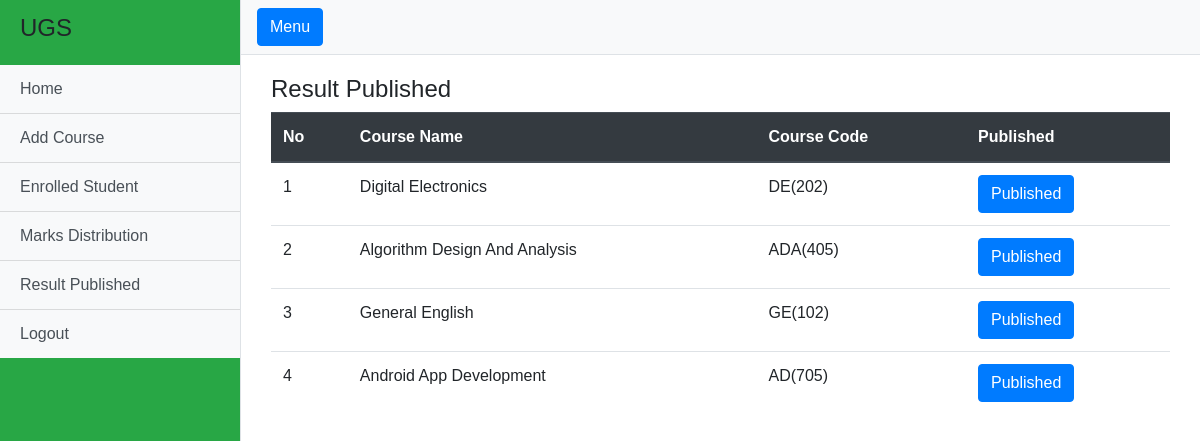
Screenshot of /admin/sent_result.php (signed in) with the database file from the repository.
### tables this page shows
CREATE TABLE IF NOT EXISTS `marks_distribution` (
  `id` int(11) NOT NULL AUTO_INCREMENT,
  `student_id` int(11) NOT NULL,
  `course_id` int(11) NOT NULL,
  `class_attendacne` int(11) NOT NULL DEFAULT 0,
  `home_work` int(11) NOT NULL DEFAULT 0,
  `class_test` int(11) NOT NULL DEFAULT 0,
  `mid_term` int(11) NOT NULL DEFAULT 0,
  `final` int(11) NOT NULL DEFAULT 0,
  `published` int(11) NOT NULL,
  PRIMARY KEY (`id`)
);

CREATE TABLE IF NOT EXISTS `course` (
  `id` int(11) NOT NULL AUTO_INCREMENT,
  `name` varchar(30) NOT NULL,
  `code` varchar(10) NOT NULL,
  `semester` int(11) NOT NULL,
  `avail` int(11) NOT NULL,
  PRIMARY KEY (`id`)
);

### admin/sent_result.php (the view, shortened to what this page needs)
<?php
require_once ("../libs/conn.php");
?>
<!DOCTYPE html>
<html lang="en">
<head>
  <link href="vendor/bootstrap/css/bootstrap.min.css" rel="stylesheet">
  <link href="css/simple-sidebar.css" rel="stylesheet">
</head>
<body style="font-family: 'SolaimanLipi', Arial, sans-serif !important;" >
  <div class="d-flex" id="wrapper">
    <?php include("sidebar.php");?>
    <div id="page-content-wrapper">
      <nav  class="navbar navbar-expand-lg navbar-light bg-light border-bottom" >
        <button class="btn btn-primary" id="menu-toggle">Menu</button>
      </nav>
      <div class="container-fluid">
          <div class="container">
                    <h4 style="margin-top: 20px;">Result Published</h4>
                    <table id="t_table" class="table" >
                        <thead class="thead-dark">
                            <tr>
                            <th scope="col">No</th>
                            <th scope="col">Course Name</th>
                            <th scope="col">Course Code</th>
                            <th scope="col">Published</th>
                            </tr>
                        </thead>
                        <tbody>
                            <?php
                                    $retrive = "SELECT course.code as cou_code, course.name as cou_name, marks_distribution.course_id as course_id, marks_distribution.id as marks_id, marks_distribution.published as status FROM `marks_distribution` JOIN course ON course.id = marks_distribution.course_id GROUP BY marks_distribution.course_id;";
                                    $i = 0;
                                    $result = mysqli_query($conn,$retrive);
                                    while($row = mysqli_fetch_array($result)){
                                        $i++;
                                        $courseid = $row['course_id'];
                                        ?>
                                    <tr>
                                        <td><?php echo $i;?></td>
                                        <td><?php echo $row['cou_name']?></td>
                                        <td><?php echo $row['cou_code']?></td>
                                        <?php
                                        if($row['status']==0){
                                          echo '<td><button class="btn btn-secondary"><a style="color:white; text-decoration:none;" href="approved.php?published='.$courseid.'">UnPublished</a></button></td>';
                                        }else{
                                          echo '<td><button class="btn btn-primary"><a style="color:white; text-decoration:none;">Published</a></button></td>';
                                        }
                                        ?>
                                        </tr>
                                <?php
                                }
                                ?>
                        </tbody>
                    </table>
    </div>
    </div>
	</div>
  </div>
</body>
</html>

### admin/sidebar.php
<div class="bg-success border-right" id="sidebar-wrapper">
      <div class="sidebar-heading"><h4>UGS</h4></div>
      <div class="list-group list-group-flush">
        <a href="index.php" class="list-group-item list-group-item-action bg-light">Home</a>
        <a href="add_course.php" class="list-group-item list-group-item-action bg-light">Add Course</a>
        <a href="enrolled_student.php" class="list-group-item list-group-item-action bg-light">Enrolled Student</a>
        <a href="marks_dis.php" class="list-group-item list-group-item-action bg-light">Marks Distribution</a>
        <a href="sent_result.php" class="list-group-item list-group-item-action bg-light">Result Published</a>
        <a href="logout.php" class="list-group-item list-group-item-action bg-light">Logout</a>
      </div>
    </div>

### admin/css/simple-sidebar.css (style rules this page uses)
#wrapper { overflow-x: hidden; }
#sidebar-wrapper { min-height: 100vh; margin-left: -15rem; -webkit-transition: margin .25s ease-out; -moz-transition: margin .25s ease-out; -o-transition: margin .25s ease-out; transition: margin .25s ease-out; }
#sidebar-wrapper .sidebar-heading { padding: 0.875rem 1.25rem; font-size: 1.2rem; }
#sidebar-wrapper .list-group { width: 15rem; }
#page-content-wrapper { min-width: 100vw; }
@media (min-width: 768px) { #sidebar-wrapper { margin-left: 0; } }
@media (min-width: 768px) { #page-content-wrapper { min-width: 0; width: 100%; } }

### rows the page displays
marks_distribution: course.name "Digital Electronics", course.code "DE(202)", published "Published"
marks_distribution: course.name "Algorithm Design And Analysis", course.code "ADA(405)", published "Published"
marks_distribution: course.name "General English", course.code "GE(102)", published "Published"
marks_distribution: course.name "Android App Development", course.code "AD(705)", published "Published"
